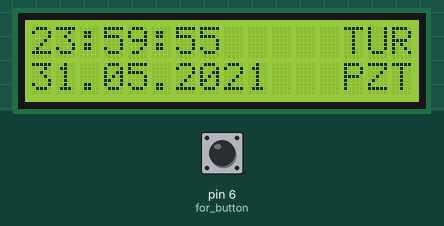
The sketch below on a simulated Arduino Uno, built with avr-gcc and run on an emulated ATmega328P. Parts: 16×2 character LCD. The test bench sets the inputs (shaded band); at power-on: pin 6 (for_button) LOW.

Above: at 1.6 s.
1.7 s: pin 6 (for_button) pulled HIGH for 0.15 s
At 2.3 s:
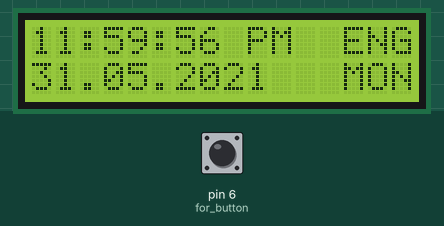
4.8 s: pin 6 (for_button) pulled HIGH for 1 s
At 6.5 s:
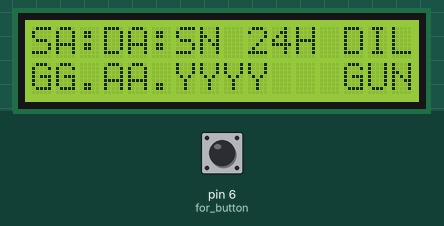
8.8 s: pin 6 (for_button) pulled HIGH for 0.15 s
At 9.8 s:
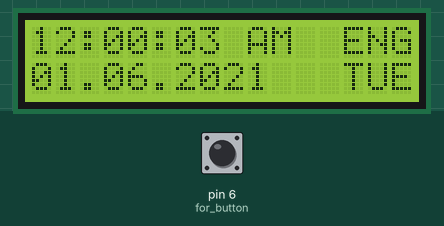
11.9 s: pin 6 (for_button) pulled HIGH for 1 s
At 12.3 s:
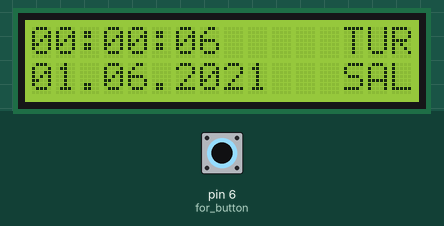
Timing chart, 0 to 14.9 s (numbered marks = the images above; inputs shaded):
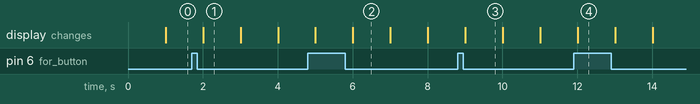

Measured:
- after the input at 1.7 s, the display: changes after 0.31 s (image 1)
- after the input at 4.8 s, the display: first changes after 0.21 s (image 2 shows a later state)
- after the input at 8.8 s, the display: changes after 0.21 s (image 3)
- after the input at 11.9 s, the display: changes after 0.11 s (image 4)
- what the display in image 1 shows lasts 1.0 s, from 2.0 s to 3.0 s

The sketch:

Code.ino
```cpp
/*
        More Details in : https://github.com/emirhanbilge/ArduinoLCDandClock
        Thank You
        Note:My teacher, I tried to explain as much as possible and our time was limited, so I put the circuit diagram and details here (in my github link).
*/

#include <LiquidCrystal.h>
LiquidCrystal lcd(12, 11, 5, 4, 3, 2);

int TIME_SCREEN_CLOCK = 2000;
int TIME_SCREEN_INFO = 1000;
String TIME_STRING = "2021.05.31 - 23:59:55";
String language = "ENG";

int month, day, year, hour, minutes, second;

String daysofWeekTUR[] = {"CAR", "PER", "CUM", "CMT", "PAZ", "PZT", "SAL"};
String daysofWeekENG[] = {"WED", "THU", "FRI", "SAT", "SUN", "MON", "TUE"};

int monthsLongs[] = {31, 28, 31, 30, 31, 30, 31, 31, 30, 31, 30, 31};

unsigned long lastMilliSecond = 0;
unsigned long currentMilisend = 0;
unsigned long timeScreenMiliSecond = 0;

void dateParser(String currentDate)
{
    int i = 0;
    String monthh, dayy, yearr, hourr, minutess, seconds; // Firstly store String
    int variableIndex = 0;                                // The value I hold to understand which variable is worth
    while (i < 21)
    {
        if (currentDate[i] == '.' || currentDate[i] == ' ' || currentDate[i] == '-' || currentDate[i] == ':') // In the case of these variables, no additions should be made.
        {
            i++;
            variableIndex++;
        }
        else
        {
            if (variableIndex == 0) // The first variable -year- we will read
            {
                yearr += currentDate[i++];
            }
            else if (variableIndex == 1) // The second variable -month- we will read
            {
                monthh += currentDate[i++];
            }
            else if (variableIndex == 2) // The third variable -day- we will read
            {
                dayy += currentDate[i++];
            }
            else if (variableIndex == 5) // The fourth variable -hour- we will read
            {
                hourr += currentDate[i++];
            }
            else if (variableIndex == 6) // The fifth variable -minutes- we will read
            {
                minutess += currentDate[i++];
            }
            else
            {
                seconds += currentDate[i++]; // The sixth variable -second- we will read
            }
        }
    }
    // I keep them as integers so that we can make calculations easier.
    year = yearr.toInt();
    month = monthh.toInt();
    day = dayy.toInt();
    hour = hourr.toInt();
    minutes = minutess.toInt();
    second = seconds.toInt() - 1;
}
String makeDoubleString(int param) //I wrote this function to add a leading 0 for values less than 10
{
    if (param < 10) //If it's less than 10, I add 0 in front
    {
        return "0" + String(param);
    }
    return String(param); //otherwise it already has 2 digits
}
String EbbDayCalculator(int inputYear, int inputMonth, int inputDay)
{
    /* For the calculation, I have based on Wednesday, January 1, 2020.
    I have it calculated how many days have passed after January 1, 2020, and I find the name of that
    day with the 7% transaction. This percentage is the first index on Wednesday, in which I hold the days above.
    */
    int baseDay = (inputYear - 2020) * 365; // First I directly calculate how many days have passed by multiplying the year difference by 365.
    if (baseDay != 0)                       // If it is greater than 2020, I am directly adding the leap year in 2020.
    {
        baseDay += 1;
    }
    else if (baseDay == 0 && inputMonth >= 2 && inputDay > 28) // If it is in 2020 but greater than February 28, then there is this condition for collecting the leap year as well.
    {
        baseDay += 1;
    }
    int monthdif = inputMonth - 1;     //I have to calculate how many months have passed the year in which the date given here. minus 1 bacause arrey index!!
    for (int i = 0; i < monthdif; i++) //I calculate the days passed in those months.
    {
        baseDay += monthsLongs[i];
    }
    baseDay += inputDay - 1; // How many days progressed on the given date.
    baseDay %= 7;            // I find the array address in my days with% 7 of the large value.
    if (language == "TUR")   // I will return it according to the language difference
    {
        return daysofWeekTUR[baseDay];
    }
    return daysofWeekENG[baseDay]; //I will return it according to the language difference
}
void updateClockandCalender()
{
    if (second > 59) // If greater than 60 seconds, a new minute must be added and seconds must be reset
    {
        second = 0;
        minutes += 1;
    }
    if (minutes > 59) // If greater than 60 minutes, a new hour must be added and minutes must be reset
    {
        hour += 1;
        minutes = 0;
    }
    if (hour > 23) //If greater than 24 hours, a new day must be added and hour must be reset
    {
        day += 1;
        hour = 0;
    }

    if (day > monthsLongs[month - 1]) //  If it exceeds the day of the current month, switch to the new month and set the date as 1 of the month.
    {
        if (year == 2020 && month == 2 && day == 29) //Here is a very special situation, February 29, 2020, there is a control for the only situation where it could happen.
        {
            day = 29;
        }
        else
        {
            day = 1;
            month += 1;
        }
    }
    if (month > 12) // If it exceeds 12 months, the new year should be started and the month should be updated.
    {
        year += 1;
        month = 1;
    }
}
String dateType()
{
    if (language == "ENG") //Checking AM / PM status when English is selected
    {
        if (hour > 11)
        {
            return " PM";
        }
        return " AM";
    }
    return ""; // Nothing should return when Turkish is selected.
}

void setup()
{
    lcd.begin(16, 2);        // lcd starting
    dateParser(TIME_STRING); //The function I calculate the analysis of the entered date in the first set up
                             //DisplayClockandDate();   //To start showing the entered time and date directly at the first moment.
    if (language == "ENG")
    {
        language = "TUR";
    }
    else
    {
        language = "ENG";
    }
    pinMode(6, INPUT); // for button
}
int clockInfo = 0;

void DispInformation() /// The structure I created to show the information on LCD
{
    lcd.setCursor(0, 0);
    if (language == "ENG")
    {
        lcd.print("HH:MM:SS 12H LNG");
        lcd.setCursor(0, 1);
        lcd.print("DD.MM.YYYY   DOW");
    }
    else
    {
        lcd.print("SA:DA:SN 24H DIL");
        lcd.setCursor(0, 1);
        lcd.print("GG.AA.YYYY   GUN");
    }
}

void DisplayClockandDate() // The part with the necessary adjustments and pressing commands to print the clock display
{
    lcd.setCursor(0, 0);
    if (language == "ENG")
    {
        if (hour % 12 == 0)
        {
            lcd.print(makeDoubleString(12) + ":" + makeDoubleString(minutes) + ":" + makeDoubleString(second) + dateType());
        }
        else
        {
            lcd.print(makeDoubleString(hour % 12) + ":" + makeDoubleString(minutes) + ":" + makeDoubleString(second) + dateType());
        }
    }
    else
    {
        lcd.print(makeDoubleString(hour) + ":" + makeDoubleString(minutes) + ":" + makeDoubleString(second));
    }
    lcd.setCursor(13, 0);
    lcd.print(language);
    lcd.setCursor(0, 1);
    lcd.print(makeDoubleString(day) + "." + makeDoubleString(month) + "." + String(year));
    lcd.setCursor(13, 1);
    lcd.print(EbbDayCalculator(year, month, day));
}

bool switchFunction = true;
volatile boolean currentButtonValue = false; // if you press button it change
volatile boolean lastButtonValue = false;

void loop()
{
    currentMilisend = millis();                // read current time
    currentButtonValue = digitalRead(6);       //read button value
    if (lastButtonValue != currentButtonValue) // checking last value . Press the button to make a single change.
    {
        if (currentButtonValue == HIGH) // Pressing button
        {
            if (language == "ENG") // change language
            {
                language = "TUR";
            }
            else
            {
                language = "ENG";
            }
            switchFunction = 1; // When the language is changed, I directly set the control variable to 1 so that the time is displayed first.
        }
    }
    lastButtonValue = currentButtonValue;                      // When the button is pressed, I keep the old value and when the button is pressed continuously, I add a value to make it change 1 time.
    if (currentMilisend - lastMilliSecond >= TIME_SCREEN_INFO) //I'll update the seconds of my watch with the smallest value equal to about 1 second over the last time I held.
    {
        ++second; // I increase the second because 1 second has passed
        updateClockandCalender();
        if (switchFunction) // I will switch between the switchFunction variable and the time-information screen at 2 second intervals.
        {
            lcd.setCursor(9, 0); // To delete AM-PM texts that will be caused by language change on the screen
            lcd.print("   ");
            DisplayClockandDate();
            TIME_SCREEN_CLOCK = 2000;
        }
        else
        {
            lcd.setCursor(9, 0); // To delete AM-PM texts that will be caused by language change on the screen
            lcd.print("   ");
            DispInformation();
            TIME_SCREEN_CLOCK = 1000;
        }
        lastMilliSecond = currentMilisend; // Now I will update the time I kept the old and check it to be 1 second again.
    }
    if (currentMilisend - timeScreenMiliSecond >= TIME_SCREEN_CLOCK)
    {

        switchFunction = !switchFunction;       // I print the clock and screen information by taking the opposite of the value of this variable in periods of 2 seconds.
        timeScreenMiliSecond = currentMilisend; // I update the old value again to see if 2 seconds have passed.
    }
    // To update times, for example to switch to a new clock, to switch to a new day, to a year
}

/*
References :
    I only used the default connections on tinkercad and the default pins provided by the library in the setup of the circuit.
    tinkercad.com
    https://www.arduino.cc/en/Reference/LiquidCrystal
*/
```
